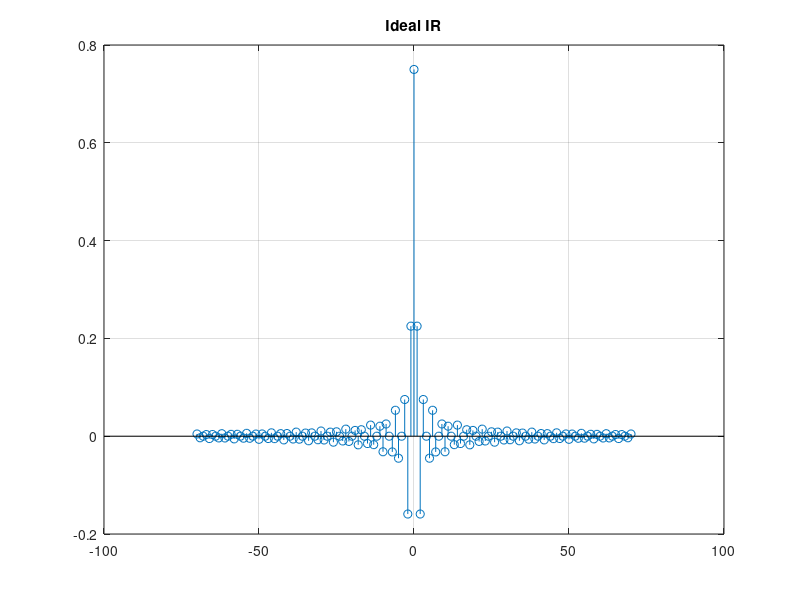
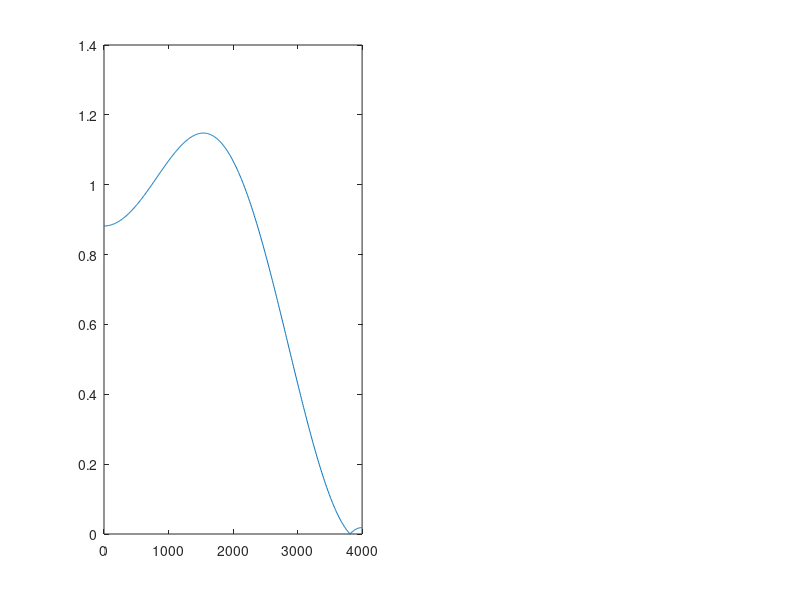

Reproduce these figures in MATLAB, in order. (Note: this script raises an error after producing the figures.)
% Use windowed Fourier series method and design a FIR-type (causal) lowpass
% filter with cutoff frequency w_c = 3*pi/4.
% Impulse response of an ideal lowpass filter with cutoff frequency at w_c
% in matlab is w_c/pi*sinc(w_c/pi *n), where w_c = 2*pi*f_c/fs and 'n' is
% sample index.
clf;
fs = 8000;
n = (-70:70);

% h_d[n] = sin(3*pi/4*n) / (pi*n) = (3/4)*sinc(3/4*n)
h_d = 3/4*sinc(3/4*n);

wc = 3*pi/4;
fc=3000;

figure(1)
stem(n,h_d)
title('Ideal IR')
grid on

%% Task a)
% generate 4th order FIR lowpass filter by windowing ideal impulse resonse
% with rectangular window: w_r[n] = 1, -M =< n =< M, M = 2 and else 0.
% Plot the impulse response and magnitude response
M=2;
awindow = 0*n;

for i = -M:M
    awindow(i+71) = 1;
end
rectangle = h_d.*awindow;
b = rectangle(find(rectangle,1):find(rectangle,1,'last'));
[H,s] = freqz(b,1,512,fs);

%Plot in linear graph
figure(2)
subplot(1,2,1)
%plot() here
plot(s,abs(H))
hold on
speksitFIR([3/4*fs/2-10 fs/2*3/4+10], [1 0], [0.01 0.1], fs);
hold off
grid on



%% Task b)
% generate 4th order FIR lowpass filter by windowing ideal impulse resonse
% with Hamming window: w_h[n] = 0.54+0.46*cos(pi*n/M), -M =< n =< M, M = 2.
% Plot the impulse response and magnitude response

M=2;
w = 0:pi/100:pi;
bwindow = 0*n;
for i = -M:M
    bwindow(i+71) = 0.54+0.46*cos(pi*i/M);
    
end
rectangle = h_d.*bwindow;
b = rectangle(find(rectangle,1):find(rectangle,1,'last'));
[H,s] = freqz(b,1,512,fs);

%Plot in linear graph

subplot(1,2,2)
%plot() here
plot(s,abs(H))
hold on
speksitFIR([3/4*fs/2-10 fs/2*3/4+10], [1 0], [0.01 0.1], fs);
hold off
grid on

%% Task c)
% Compare how the magnitude responses of the filters designed in (a) and 
% (b) differ.
% Then do the same as in a) and b) but use filter order of 100 (M=50).



M=50;
awindow = 0*n;
for i = -M:M
    awindow(i+71) = 1;
    
end
rectangle = h_d.*awindow;
b = rectangle(find(rectangle,1):find(rectangle,1,'last'));


[H,s] = freqz(b,1,512,fs);

%Plot in linear graph
figure(3)

%plot() here
plot(s,abs(H))
hold on
speksitFIR([3/4*fs/2-10 fs/2*3/4+10], [1 0], [0.01 0.1], fs);
hold off
grid on


